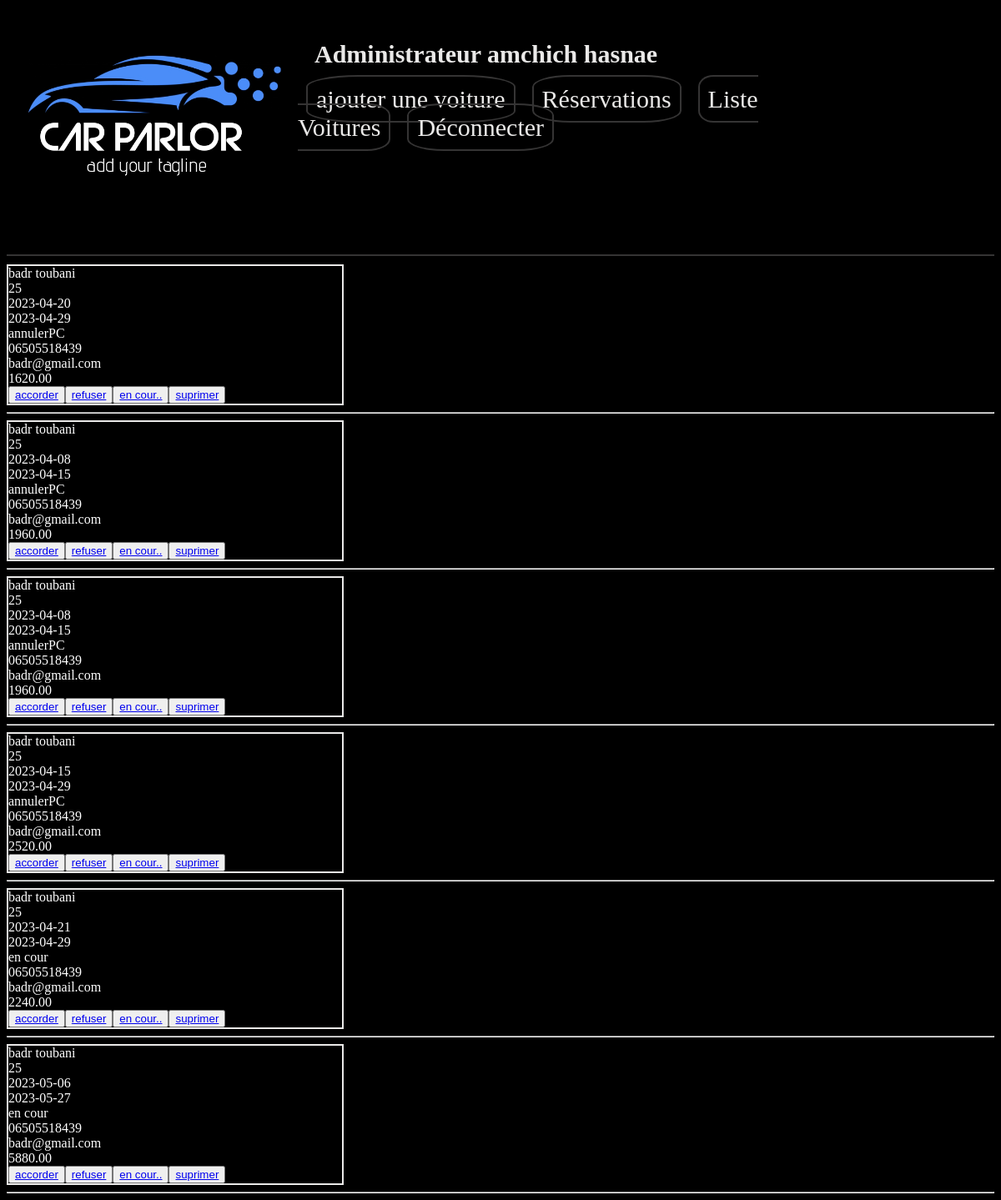
Screenshot of /reservation.php (signed in) with the database file from the repository.
### tables this page shows
CREATE TABLE IF NOT EXISTS `reservation` (
  `id_reservation` int NOT NULL AUTO_INCREMENT,
  `date_debut` date NOT NULL,
  `date_fin` date NOT NULL,
  `montant` decimal(10,2) NOT NULL,
  `id_membre` int NOT NULL,
  `matricule` char(30) DEFAULT NULL,
  `etat` char(15) NOT NULL DEFAULT 'en cour',
  PRIMARY KEY (`id_reservation`),
  KEY `id_membre` (`id_membre`),
  KEY `matricule` (`matricule`)
);

CREATE TABLE IF NOT EXISTS `membre` (
  `id_membre` int NOT NULL AUTO_INCREMENT,
  `nom` char(20) NOT NULL,
  `age` int DEFAULT (18),
  `prenom` char(50) NOT NULL,
  `tel` char(15) NOT NULL,
  `email` varchar(75) DEFAULT NULL,
  `pwrd` varchar(55) NOT NULL,
  `sexe` char(8) NOT NULL,
  `est_admin` tinyint(1) DEFAULT '0',
  PRIMARY KEY (`id_membre`),
  UNIQUE KEY `tel` (`tel`),
  UNIQUE KEY `email` (`email`)
);

### reservation.php (the view, shortened to what this page needs)
<?php
include 'element/header.php';
    $con=mysqli_connect('localhost','root','','location_voiture');
    $query="select * from reservation join membre on reservation.id_membre=membre.id_membre ";
    $resulat=mysqli_query($con,$query);
    while($row=mysqli_fetch_assoc($resulat)){
        echo "<div class='reservation'>";
        echo "<div style='color:#fff'>".$row['nom']." ".$row['prenom']."</div>";
        echo "<div style='color:#fff'>".$row['age'] ."</div>";
        echo "<div style='color:#fff'>".$row['date_debut'] ."</div>";
        echo "<div style='color:#fff'>".$row['date_fin'] ."</div>";
        echo "<div style='color:#fff'>".$row['etat'] ."</div>";
        echo "<div style='color:#fff'>".$row['tel'] ."</div>";
        echo "<div style='color:#fff'>".$row['email'] ."</div>";
        echo "<div style='color:#fff'>".$row['montant'] ."</div>";
        echo "<button><a href='etat.php?etat=accorder &id=".$row['id_reservation']."' >accorder</a></button>";
        echo "<button><a href='etat.php?etat=refuser &id=".$row['id_reservation']."' >refuser</a></button>";
        echo "<button><a href='etat.php?etat=encour.. &id=".$row['id_reservation']."' >en cour..</a></button>";
        echo "<button><a href='suprimer_reservation.php?id=".$row['id_reservation']."' >suprimer</a></button>";
        echo "</div>";
        echo "<hr>";
    }
?>

### style/style.css (style rules this page uses)
body { background-color: #000; }
.reservation { border: 2px solid #eae9e8; width: 400px; }

### rows the page displays
reservation: id_membre.nom "badr", id_membre.prenom "toubani", id_membre.age "25", date_debut "2023-04-20", date_fin "2023-04-29", etat "annulerPC", id_membre.tel "06505518439", id_membre.email "badr@gmail.com", montant "1620.00"
reservation: id_membre.nom "badr", id_membre.prenom "toubani", id_membre.age "25", date_debut "2023-04-08", date_fin "2023-04-15", etat "annulerPC", id_membre.tel "06505518439", id_membre.email "badr@gmail.com", montant "1960.00"
reservation: id_membre.nom "badr", id_membre.prenom "toubani", id_membre.age "25", date_debut "2023-04-08", date_fin "2023-04-15", etat "annulerPC", id_membre.tel "06505518439", id_membre.email "badr@gmail.com", montant "1960.00"
reservation: id_membre.nom "badr", id_membre.prenom "toubani", id_membre.age "25", date_debut "2023-04-15", date_fin "2023-04-29", etat "annulerPC", id_membre.tel "06505518439", id_membre.email "badr@gmail.com", montant "2520.00"
reservation: id_membre.nom "badr", id_membre.prenom "toubani", id_membre.age "25", date_debut "2023-04-21", date_fin "2023-04-29", etat "en cour", id_membre.tel "06505518439", id_membre.email "badr@gmail.com", montant "2240.00"
reservation: id_membre.nom "badr", id_membre.prenom "toubani", id_membre.age "25", date_debut "2023-05-06", date_fin "2023-05-27", etat "en cour", id_membre.tel "06505518439", id_membre.email "badr@gmail.com", montant "5880.00"

### other values shown
$_SESSION['nom'] "amchich"
$_SESSION['prenom'] "hasnae"
